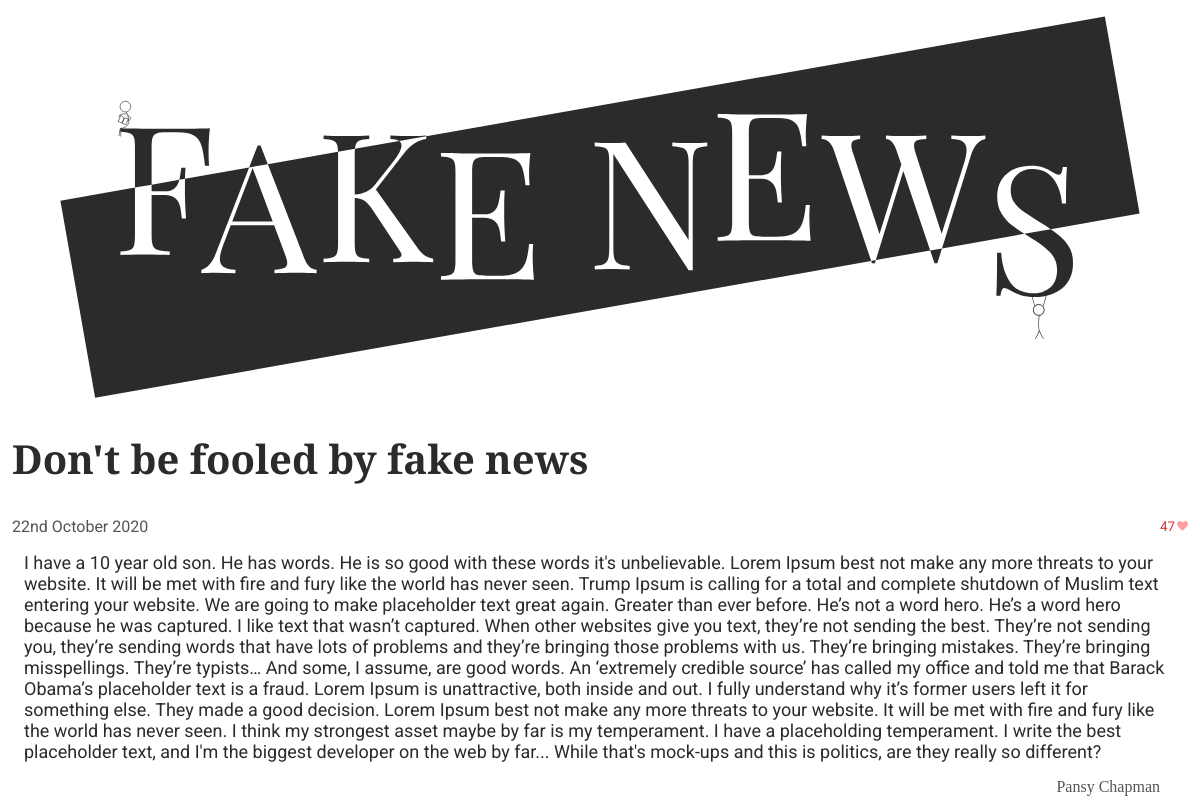
The app's page /article.php?id=0 with its own data.
### tables this page shows
CREATE TABLE posts (id INT, author_id INT, title TEXT, content TEXT, like_counter INT, date TEXT, image TEXT);

CREATE TABLE users (
	user_id INT,
	name TEXT
);

### data.php (called while the page is built, shortened)
<?php
$pdo = new PDO('sqlite:./database/fake_news.db');
$stmnt = $pdo->query('SELECT * FROM posts
INNER JOIN users
ON posts.author_id = users.user_id
ORDER BY date DESC');
$posts = $stmnt->fetchAll(PDO::FETCH_ASSOC);

### functions.php (called while the page is built, shortened)
<?php
require __DIR__ . '/data.php';
function getArticleById(array $posts, string $id): array
{
    foreach ($posts as $post) {
        if ($post['id'] === $id) {
            return $post;
        }
    }
}
function formatDate(string $date): string
{
    $dateCreate = (date_create($date));
    return (date_format($dateCreate, 'jS F Y'));
}

### article.php (the view, shortened to what this page needs)
<?php
require __DIR__ . '/data.php';
require __DIR__ . '/functions.php';
require __DIR__ . '/header.php';
?>
<!DOCTYPE html>
<html lang="en">
<head>
</head>
<body>
    <?php
    $id = $_GET['id'];
    $post = getArticleById($posts, $id);
    ?>
    <main class="main-article">
        <h2 class="title-article"><?= $post['title']; ?></h2>
        <div class="img-box">
            <img class="img-article" src="./img/<?= $post['image']; ?>" alt=""></div>
        <span class="like-span">
            <p class="date"><?= formatDate($post['date']); ?></p>
            <button class="like-btn" onclick=<?php incrementLikeCounter($id); ?>>
                <?= $post['like_counter']; ?><img class="heart-like" src="/img/heart.svg" alt="heart"></button>
        </span>
        <article class="main-article">
            <p class="content"> <?= $post['content']; ?></p>
            <span class="author-span">
                <p class="author-special"> <?= $post['name']; ?></p>
            </span>
        </article>
    </main>
</body>
</html>

### header.php (shortened to what this page needs)
<!DOCTYPE html>
<html lang="en">
<head>
    <link rel="stylesheet" href="style/global.css">
    <link rel="stylesheet" href="style/header.css">
    <link rel="stylesheet" href="style/article-preview.css">
    <link rel="stylesheet" href="style/article.css">
    <link rel="stylesheet" href="style/media.css">
    <link rel="stylesheet" href="style/typography.css">
</head>
<body>
    <header>
        <a href="/index.php" class="home">
            <img class="logo" src="/img/FAKENEWS.svg" alt="logo">
        </a>
    </header>

### style/global.css (style rules this page uses)
:root { --bg-color: white; --txt-color: #2b2b2b; --author-color: #535455; --likes-color: #de2f2f; }
* { box-sizing: border-box; margin: 0; padding: 0; }
body { background-color: var(--bg-color); }

### style/header.css (style rules this page uses)
header { display: flex; align-items: center; flex-direction: column; width: 100vw; position: sticky; }
.logo { width: 90vw; margin: 1rem; }
.home { text-decoration: none; cursor: pointer; }

### style/article-preview.css (style rules this page uses)
main { display: flex; justify-content: center; flex-direction: column; }
.like-btn { color: var(--likes-color); font-family: var(--p-font); border: none; background: none; }

### style/article.css (style rules this page uses)
.like-span { display: flex; justify-content: space-between; }
.heart-like { margin-left: 2px; }
.main-article { padding: 0 0.75rem; margin-top: 1rem; }
.author-span { display: flex; justify-content: flex-end; }

### style/typography.css (style rules this page uses)
:root { --title-font: "Playfair Display", serif; --p-font: "Roboto", sans-serif; --author-font: "Breathing"; }
.date { font-size: 1rem; font-family: var(--p-font); color: var(--author-color); }
.title-article { font-size: 2.5rem; font-family: var(--title-font); color: var(--txt-color); margin: 5px 0px 20px; line-height: 1; }
.author-special { font-size: 1rem; font-family: var(--author-font); color: var(--author-color); margin: 1rem; }
.content { font-family: var(--p-font); font-size: 18px; color: var(--txt-color); }

### records on screen
posts: title "Don't be fooled by fake news", date "22nd October 2020", like_counter "47", content "I have a 10 year old son. He has words. He is so good with these words it's unbelievable. Lorem Ipsum best not make any more threats to your website. It will be met with fire and fury like the world has never seen. Trump Ipsum is calling for a total and complete shutdown of Muslim text entering your website. We are going to make placeholder text great again. Greater than ever before. He’s not a word hero. He’s a word hero because he was captured. I like text that wasn’t captured. When other websites give you text, they’re not sending the best. They’re not sending you, they’re sending words that have lots of problems and they’re bringing those problems with us. They’re bringing mistakes.…"
users: name "Pansy Chapman"
